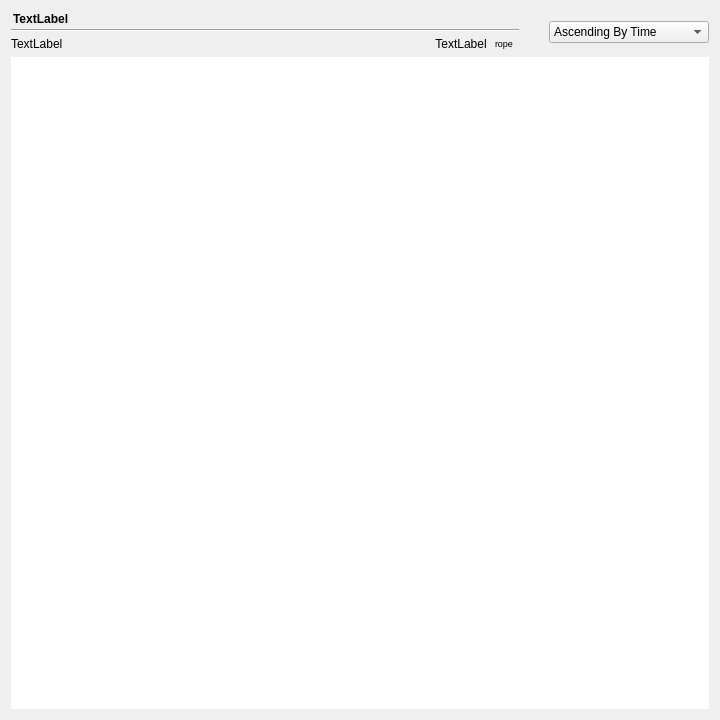
<?xml version="1.0" encoding="UTF-8"?>
<ui version="4.0">
 <class>RopesViewDialog</class>
 <widget class="QDialog" name="RopesViewDialog">
  <property name="geometry">
   <rect>
    <x>0</x>
    <y>0</y>
    <width>720</width>
    <height>720</height>
   </rect>
  </property>
  <property name="minimumSize">
   <size>
    <width>720</width>
    <height>720</height>
   </size>
  </property>
  <property name="font">
   <font>
    <stylestrategy>PreferAntialias</stylestrategy>
   </font>
  </property>
  <property name="focusPolicy">
   <enum>Qt::ClickFocus</enum>
  </property>
  <property name="windowTitle">
   <string>RopesViewDialog</string>
  </property>
  <property name="modal">
   <bool>true</bool>
  </property>
  <layout class="QVBoxLayout" name="verticalLayout_2">
   <property name="spacing">
    <number>3</number>
   </property>
   <item>
    <widget class="QWidget" name="widget" native="true">
     <property name="focusPolicy">
      <enum>Qt::ClickFocus</enum>
     </property>
     <layout class="QHBoxLayout" name="horizontalLayout_2">
      <property name="spacing">
       <number>30</number>
      </property>
      <property name="leftMargin">
       <number>0</number>
      </property>
      <property name="topMargin">
       <number>0</number>
      </property>
      <property name="rightMargin">
       <number>0</number>
      </property>
      <property name="bottomMargin">
       <number>0</number>
      </property>
      <item>
       <widget class="QWidget" name="widget_2" native="true">
        <property name="sizePolicy">
         <sizepolicy hsizetype="Preferred" vsizetype="Fixed">
          <horstretch>0</horstretch>
          <verstretch>0</verstretch>
         </sizepolicy>
        </property>
        <property name="focusPolicy">
         <enum>Qt::ClickFocus</enum>
        </property>
        <layout class="QVBoxLayout" name="verticalLayout">
         <property name="spacing">
          <number>2</number>
         </property>
         <property name="leftMargin">
          <number>0</number>
         </property>
         <property name="topMargin">
          <number>0</number>
         </property>
         <property name="rightMargin">
          <number>0</number>
         </property>
         <property name="bottomMargin">
          <number>0</number>
         </property>
         <item>
          <widget class="QLineEdit" name="knottedRopeNameLbl">
           <property name="sizePolicy">
            <sizepolicy hsizetype="Preferred" vsizetype="Fixed">
             <horstretch>0</horstretch>
             <verstretch>0</verstretch>
            </sizepolicy>
           </property>
           <property name="font">
            <font>
             <bold>true</bold>
             <stylestrategy>PreferAntialias</stylestrategy>
            </font>
           </property>
           <property name="cursor">
            <cursorShape>ArrowCursor</cursorShape>
           </property>
           <property name="focusPolicy">
            <enum>Qt::ClickFocus</enum>
           </property>
           <property name="styleSheet">
            <string notr="true">background: transparent;</string>
           </property>
           <property name="text">
            <string>TextLabel</string>
           </property>
           <property name="frame">
            <bool>false</bool>
           </property>
           <property name="readOnly">
            <bool>true</bool>
           </property>
          </widget>
         </item>
         <item>
          <widget class="Line" name="line">
           <property name="orientation">
            <enum>Qt::Horizontal</enum>
           </property>
          </widget>
         </item>
         <item>
          <widget class="QWidget" name="widget_4" native="true">
           <layout class="QHBoxLayout" name="horizontalLayout_3">
            <property name="spacing">
             <number>2</number>
            </property>
            <property name="leftMargin">
             <number>0</number>
            </property>
            <property name="topMargin">
             <number>0</number>
            </property>
            <property name="rightMargin">
             <number>0</number>
            </property>
            <property name="bottomMargin">
             <number>0</number>
            </property>
            <item>
             <widget class="QLabel" name="totalElapsedTimeLbl">
              <property name="sizePolicy">
               <sizepolicy hsizetype="Preferred" vsizetype="Preferred">
                <horstretch>0</horstretch>
                <verstretch>0</verstretch>
               </sizepolicy>
              </property>
              <property name="focusPolicy">
               <enum>Qt::ClickFocus</enum>
              </property>
              <property name="text">
               <string>TextLabel</string>
              </property>
             </widget>
            </item>
            <item>
             <spacer name="horizontalSpacer">
              <property name="orientation">
               <enum>Qt::Horizontal</enum>
              </property>
              <property name="sizeHint" stdset="0">
               <size>
                <width>40</width>
                <height>20</height>
               </size>
              </property>
             </spacer>
            </item>
            <item>
             <widget class="QLabel" name="ropeCountLbl">
              <property name="sizePolicy">
               <sizepolicy hsizetype="Fixed" vsizetype="Preferred">
                <horstretch>0</horstretch>
                <verstretch>0</verstretch>
               </sizepolicy>
              </property>
              <property name="focusPolicy">
               <enum>Qt::ClickFocus</enum>
              </property>
              <property name="text">
               <string>TextLabel</string>
              </property>
              <property name="alignment">
               <set>Qt::AlignCenter</set>
              </property>
             </widget>
            </item>
            <item>
             <widget class="QLabel" name="ropeTextLbl">
              <property name="sizePolicy">
               <sizepolicy hsizetype="Fixed" vsizetype="Preferred">
                <horstretch>0</horstretch>
                <verstretch>0</verstretch>
               </sizepolicy>
              </property>
              <property name="minimumSize">
               <size>
                <width>30</width>
                <height>0</height>
               </size>
              </property>
              <property name="maximumSize">
               <size>
                <width>30</width>
                <height>16777215</height>
               </size>
              </property>
              <property name="font">
               <font>
                <pointsize>7</pointsize>
                <stylestrategy>PreferAntialias</stylestrategy>
               </font>
              </property>
              <property name="focusPolicy">
               <enum>Qt::ClickFocus</enum>
              </property>
              <property name="text">
               <string>rope</string>
              </property>
              <property name="alignment">
               <set>Qt::AlignCenter</set>
              </property>
             </widget>
            </item>
           </layout>
          </widget>
         </item>
        </layout>
       </widget>
      </item>
      <item>
       <widget class="QWidget" name="widget_3" native="true">
        <property name="sizePolicy">
         <sizepolicy hsizetype="Fixed" vsizetype="Preferred">
          <horstretch>0</horstretch>
          <verstretch>0</verstretch>
         </sizepolicy>
        </property>
        <property name="focusPolicy">
         <enum>Qt::ClickFocus</enum>
        </property>
        <layout class="QHBoxLayout" name="horizontalLayout">
         <property name="spacing">
          <number>0</number>
         </property>
         <property name="leftMargin">
          <number>0</number>
         </property>
         <property name="topMargin">
          <number>0</number>
         </property>
         <property name="rightMargin">
          <number>0</number>
         </property>
         <property name="bottomMargin">
          <number>0</number>
         </property>
         <item>
          <widget class="QComboBox" name="sortMethodComBox">
           <property name="sizePolicy">
            <sizepolicy hsizetype="Fixed" vsizetype="Fixed">
             <horstretch>0</horstretch>
             <verstretch>0</verstretch>
            </sizepolicy>
           </property>
           <property name="focusPolicy">
            <enum>Qt::ClickFocus</enum>
           </property>
           <item>
            <property name="text">
             <string>Ascending By Time</string>
            </property>
           </item>
           <item>
            <property name="text">
             <string>Descending By Time</string>
            </property>
           </item>
           <item>
            <property name="text">
             <string>Ascending By Elapsed</string>
            </property>
           </item>
           <item>
            <property name="text">
             <string>Descending By Elapsed</string>
            </property>
           </item>
          </widget>
         </item>
        </layout>
       </widget>
      </item>
     </layout>
    </widget>
   </item>
   <item>
    <widget class="QTableView" name="tableView">
     <property name="contextMenuPolicy">
      <enum>Qt::CustomContextMenu</enum>
     </property>
     <property name="frameShape">
      <enum>QFrame::NoFrame</enum>
     </property>
     <property name="frameShadow">
      <enum>QFrame::Plain</enum>
     </property>
     <property name="alternatingRowColors">
      <bool>true</bool>
     </property>
     <property name="selectionMode">
      <enum>QAbstractItemView::NoSelection</enum>
     </property>
     <property name="textElideMode">
      <enum>Qt::ElideNone</enum>
     </property>
     <property name="verticalScrollMode">
      <enum>QAbstractItemView::ScrollPerPixel</enum>
     </property>
     <property name="horizontalScrollMode">
      <enum>QAbstractItemView::ScrollPerPixel</enum>
     </property>
    </widget>
   </item>
  </layout>
 </widget>
 <resources/>
 <connections/>
</ui>
